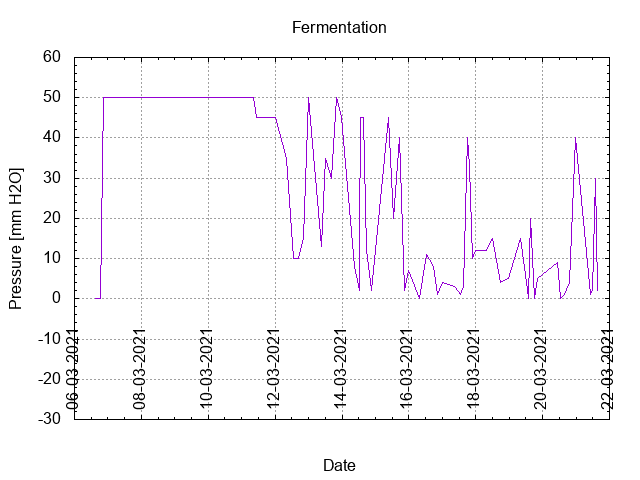

Reproduce this figure in gnuplot.
# setup graph
set term png
output_file = "pressure.png"
set output output_file
set title "Fermentation"
set style data lines
set ylabel "Pressure [mm H2O]"
set yrange [-30:60]
set grid y
set ytics 10
set mytics 5
set xlabel "Date"
set grid x
set xtic rotate by 90 scale 0 offset 0.5,0
set autoscale x
set xdata time
set timefmt "%d-%m-%Y  %H:%M"
set format x "%d-%m-%Y"
plot "fermentation.data" using 1:4 title ""
# set output back to default
set output
# reset terminal type
set terminal pop
